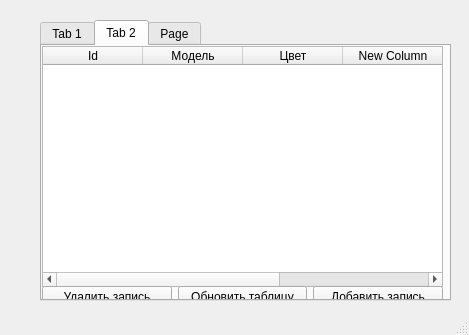
<?xml version="1.0" encoding="UTF-8"?>
<ui version="4.0">
 <class>MainWindow</class>
 <widget class="QMainWindow" name="MainWindow">
  <property name="geometry">
   <rect>
    <x>0</x>
    <y>0</y>
    <width>469</width>
    <height>335</height>
   </rect>
  </property>
  <property name="windowTitle">
   <string>MainWindow</string>
  </property>
  <widget class="QWidget" name="centralwidget">
   <widget class="QTabWidget" name="tabWidget">
    <property name="geometry">
     <rect>
      <x>40</x>
      <y>20</y>
      <width>411</width>
      <height>281</height>
     </rect>
    </property>
    <property name="currentIndex">
     <number>1</number>
    </property>
    <widget class="QWidget" name="tab">
     <attribute name="title">
      <string>Tab 1</string>
     </attribute>
     <widget class="QTableWidget" name="tableWidget">
      <property name="geometry">
       <rect>
        <x>0</x>
        <y>0</y>
        <width>401</width>
        <height>241</height>
       </rect>
      </property>
      <column>
       <property name="text">
        <string>id</string>
       </property>
      </column>
      <column>
       <property name="text">
        <string>Полное имя</string>
       </property>
      </column>
      <column>
       <property name="text">
        <string>Номер телефона</string>
       </property>
      </column>
     </widget>
     <widget class="QWidget" name="horizontalLayoutWidget">
      <property name="geometry">
       <rect>
        <x>0</x>
        <y>240</y>
        <width>401</width>
        <height>21</height>
       </rect>
      </property>
      <layout class="QHBoxLayout" name="horizontalLayout">
       <item>
        <widget class="QPushButton" name="pushButtonDelClient">
         <property name="text">
          <string>Удалить запись</string>
         </property>
        </widget>
       </item>
       <item>
        <widget class="QPushButton" name="pushButtonLoadCl">
         <property name="text">
          <string>Обновить таблицу</string>
         </property>
        </widget>
       </item>
       <item>
        <widget class="QPushButton" name="pushButtonAddCl">
         <property name="text">
          <string>Добавить запись</string>
         </property>
        </widget>
       </item>
      </layout>
     </widget>
    </widget>
    <widget class="QWidget" name="tab_2">
     <attribute name="title">
      <string>Tab 2</string>
     </attribute>
     <widget class="QTableWidget" name="tableWidget_2">
      <property name="geometry">
       <rect>
        <x>0</x>
        <y>0</y>
        <width>401</width>
        <height>241</height>
       </rect>
      </property>
      <column>
       <property name="text">
        <string>Id</string>
       </property>
      </column>
      <column>
       <property name="text">
        <string>Модель</string>
       </property>
      </column>
      <column>
       <property name="text">
        <string>Цвет</string>
       </property>
      </column>
      <column>
       <property name="text">
        <string>New Column</string>
       </property>
      </column>
      <column>
       <property name="text">
        <string>Владелец</string>
       </property>
      </column>
     </widget>
     <widget class="QWidget" name="horizontalLayoutWidget_2">
      <property name="geometry">
       <rect>
        <x>0</x>
        <y>240</y>
        <width>401</width>
        <height>21</height>
       </rect>
      </property>
      <layout class="QHBoxLayout" name="horizontalLayout_2">
       <item>
        <widget class="QPushButton" name="pushButtonDelCar">
         <property name="text">
          <string>Удалить запись</string>
         </property>
        </widget>
       </item>
       <item>
        <widget class="QPushButton" name="pushButtonLoadCar">
         <property name="text">
          <string>Обновить таблицу</string>
         </property>
        </widget>
       </item>
       <item>
        <widget class="QPushButton" name="pushButtonAddCar">
         <property name="text">
          <string>Добавить запись</string>
         </property>
        </widget>
       </item>
      </layout>
     </widget>
    </widget>
    <widget class="QWidget" name="tab_3">
     <attribute name="title">
      <string>Page</string>
     </attribute>
     <widget class="QTableWidget" name="tableWidget_3">
      <property name="geometry">
       <rect>
        <x>0</x>
        <y>0</y>
        <width>401</width>
        <height>231</height>
       </rect>
      </property>
      <column>
       <property name="text">
        <string>id Клиента</string>
       </property>
      </column>
      <column>
       <property name="text">
        <string>id Машины</string>
       </property>
      </column>
      <column>
       <property name="text">
        <string>Имя клиента</string>
       </property>
      </column>
      <column>
       <property name="text">
        <string>Название машины</string>
       </property>
      </column>
     </widget>
     <widget class="QWidget" name="horizontalLayoutWidget_3">
      <property name="geometry">
       <rect>
        <x>0</x>
        <y>230</y>
        <width>401</width>
        <height>21</height>
       </rect>
      </property>
      <layout class="QHBoxLayout" name="horizontalLayout_3">
       <item>
        <widget class="QPushButton" name="pushButtonLoadClCar">
         <property name="text">
          <string>Обновить таблицу</string>
         </property>
        </widget>
       </item>
       <item>
        <widget class="QPushButton" name="pushButtonDelClCar">
         <property name="text">
          <string>Удалить запись</string>
         </property>
        </widget>
       </item>
       <item>
        <widget class="QPushButton" name="pushButtonAddClCar">
         <property name="text">
          <string>Добавить запись</string>
         </property>
        </widget>
       </item>
      </layout>
     </widget>
    </widget>
   </widget>
  </widget>
  <widget class="QMenuBar" name="menubar">
   <property name="geometry">
    <rect>
     <x>0</x>
     <y>0</y>
     <width>469</width>
     <height>18</height>
    </rect>
   </property>
  </widget>
  <widget class="QStatusBar" name="statusbar"/>
 </widget>
 <resources/>
 <connections/>
</ui>
